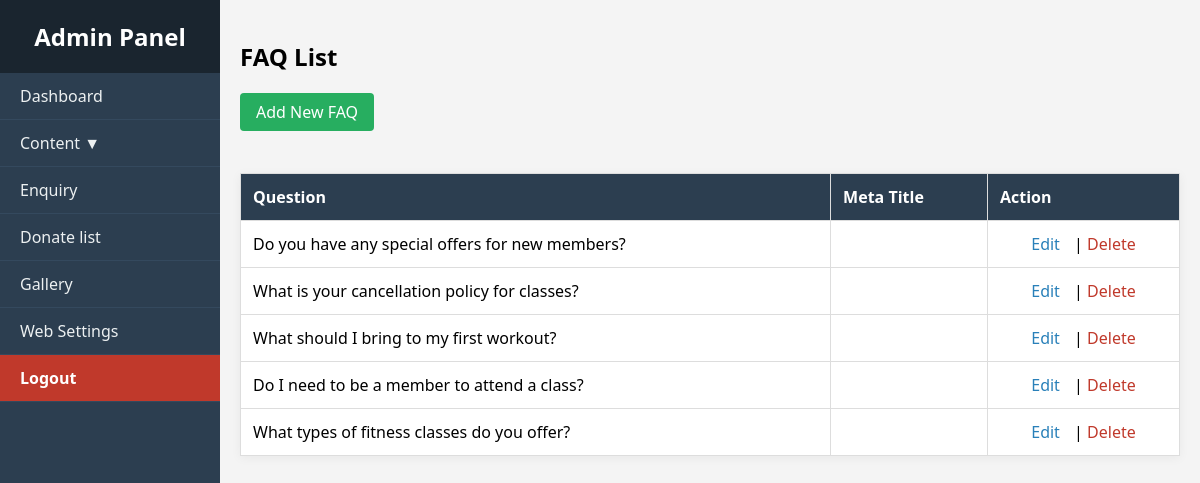
Screenshot of /admin/faq-list.php with the database file from the repository.
### tables this page shows
CREATE TABLE `faq` (
  `id` int(11) NOT NULL,
  `title` varchar(255) DEFAULT NULL,
  `description` text DEFAULT NULL,
  `meta_title` varchar(255) DEFAULT NULL,
  `meta_description` text DEFAULT NULL,
  `meta_keywords` text DEFAULT NULL,
  `created_at` datetime DEFAULT current_timestamp()
);

### admin/faq-list.php (the view, shortened to what this page needs)
<?php
include 'db.php';
include 'header.php';
?>
<h2>FAQ List</h2>
<a href="faq.php" class="add-btn">Add New FAQ</a>
<br><br>
<table class="styled-table">
    <thead>
        <tr>
            <th>Question</th>
            <th>Meta Title</th>
            <th>Action</th>
        </tr>
    </thead>
    <tbody>
    <?php
    $result = $conn->query("SELECT * FROM faq ORDER BY id DESC");
    while ($row = $result->fetch_assoc()):
    ?>
        <tr>
            <td><?= htmlspecialchars($row['title']) ?></td>
            <td><?= htmlspecialchars($row['meta_title']) ?></td>
            <td>
                <a href="faq.php?edit=<?= $row['id'] ?>" class="edit-btn">Edit</a> |
                <a href="faq-list.php?delete=<?= $row['id'] ?>" class="delete-btn" onclick="return confirm('Are you sure?')">Delete</a>
            </td>
        </tr>
    <?php endwhile; ?>
    </tbody>
</table>
</div>
</body>
</html>

### admin/header.php (style rules this page uses)
* { box-sizing: border-box; }
body { margin: 0; font-family: 'Segoe UI', sans-serif; background-color: #f4f4f4; }
.add-btn { display: inline-block; background: #27ae60; color: white; padding: 8px 16px; text-decoration: none; border-radius: 4px; margin-bottom: 20px; }
.styled-table { width: 100%; border-collapse: collapse; background: white; box-shadow: 0 2px 10px rgba(0, 0, 0, 0.05); }
.styled-table th, .styled-table td { padding: 12px; border: 1px solid #ddd; text-align: left; }
.styled-table td:last-child { text-align: center; }
.styled-table th { background-color: #2c3e50; color: white; }
.edit-btn { color: #2980b9; text-decoration: none; margin-right: 10px; }
.delete-btn { color: #c0392b; text-decoration: none; }

### rows the page displays
faq: title "Do you have any special offers for new members?"
faq: title "What is your cancellation policy for classes?"
faq: title "What should I bring to my first workout?"
faq: title "Do I need to be a member to attend a class?"
faq: title "What types of fitness classes do you offer?"
